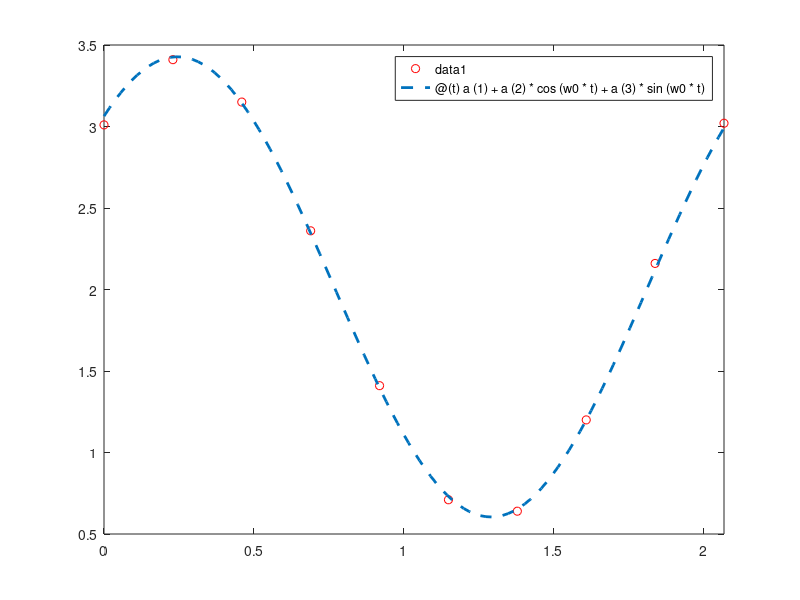

Write the MATLAB code that produced this figure. (Note: this script raises an error after producing the figure.)
clc;clear;close all force;

load ex41;

figure;
plot(t,y,'or');

w0=3;  

Z=[ones(length(t),1) cos(w0*t).' sin(w0*t).'];
a=Z\(y.');
y_ajuste=@(t) a(1) +a(2)*cos(w0*t)+a(3)*sin(w0*t);
hold on;
fplot(y_ajuste,[min(t) max(t)],'--','linewidth',2);

ya=@(t) 2 + cos(3*t) + sin(3*t);
t=0:0.23:2.10;
y_=round(ya(t) + 0.1*rand(size(t))-0.05,2);

plot(t,y_,'*')
xlabel('x')
ylabel('y')
title('$a_0 + a_1\cos(\omega_o t+a_2\sin(\omega_0 t))$',...
    'interpreter','latex','fontsize',14);
legend('data','ajuste','rand','location','best')

plot(rand,rand,'s','markersize',15,'displayname','outroponto')

